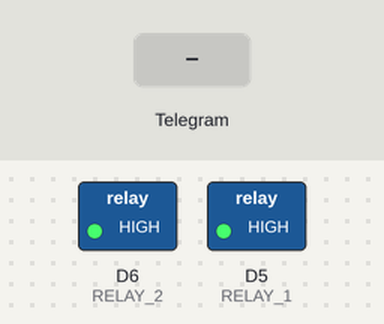
Bench run of a sketch on a simulated ESP8266 (NodeMCU). Shown: switched loads named in the sketch (green lamp = pin HIGH). Inputs (shaded band) come from the test bench. WiFi joins after 1.5 s; servers stay silent unless stated; not simulated (calls return 0 or success): secrets.h; what the sketch prints to the serial monitor is not drawn.

Above: at 3.7 s.
3.8 s: Telegram message "POWER ON 1" received
At 5.1 s:
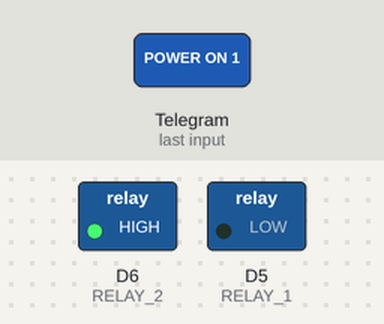
5.7 s: Telegram message "POWER ON 2" received
At 6.5 s:
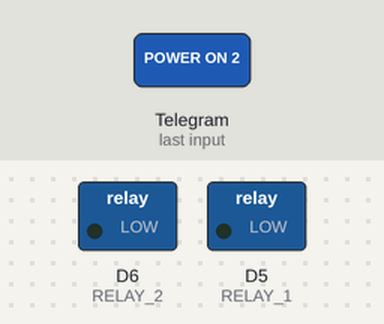
7.5 s: Telegram message "POWER OFF 1" received
At 9.0 s:
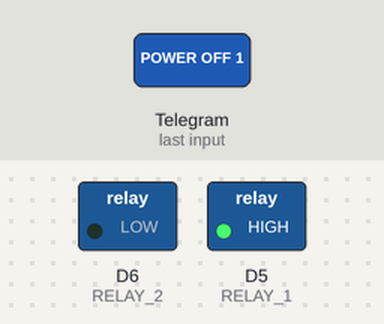
9.3 s: Telegram message "POWER OFF 2" received
At 10.4 s:
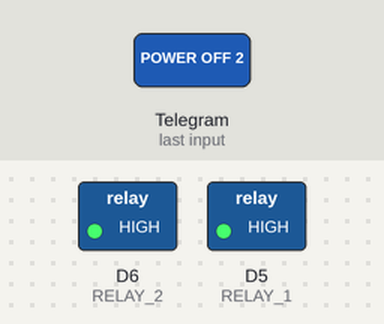
Timing chart, 0 to 12.1 s (numbered marks = the images above; inputs shaded):
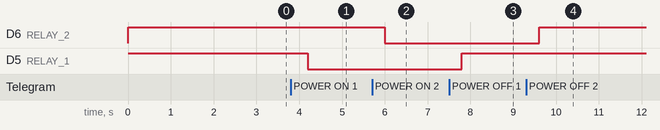

Measured:
- after the input at 3.8 s, D5 (RELAY_1): HIGH → LOW after 0.40 s
- after the input at 5.7 s, D6 (RELAY_2): HIGH → LOW after 0.30 s
- after the input at 7.5 s, D5 (RELAY_1): LOW → HIGH after 0.30 s
- after the input at 9.3 s, D6 (RELAY_2): LOW → HIGH after 0.30 s

The sketch:

wifi_relay_telegram_timersoff.ino
```cpp
/* WiFi STA Telegram */

#include <ESP8266WiFi.h>
#include <WiFiClientSecure.h>
#include <UniversalTelegramBot.h>
#include <Ticker.h>
#include "secrets.h"
#define RELAY_1 D5
#define RELAY_2 D6

volatile bool flag_i = false;
volatile bool flag_ip = false;
bool relay1 = true;
bool relay2 = true;
bool timer1_off_active = false;
bool timer2_off_active = false;
bool timer_update = false;
uint32_t timer1_off = 0;
uint32_t timer2_off = 0;
uint32_t timer1_off_end = 0;
uint32_t timer2_off_end = 0;
uint32_t next_timer_update = 0;
volatile uint16_t count = 0;
uint8_t t_s = 100;
String chat_id  = "";
String IP = "";
Ticker timer;

// Telegram bot client
WiFiClientSecure client_telegram;
UniversalTelegramBot bot(BOT_TOKEN, client_telegram);


// --------------------------
// Telegram
// --------------------------
void send_ReplyKeyboard() {
  String keyboard ="[[\"POWER ON 1\",\"POWER ON 2\"],[\"TIMER 1 OFF\",\"TIMER 2 OFF\"],[\"POWER OFF 1\",\"POWER OFF 2\"],[\"STATUS\"]]";
  bot.sendMessageWithReplyKeyboard(chat_id, "Control panel loaded.", "", keyboard, true, false, false);
}

void send_Timer1OffKeyboard() {
  String kb = "[[\"+1 MIN (T1 OFF)\",\"+10 MIN (T1 OFF)\"],[\"+1 HOUR (T1 OFF)\",\"TURN OFF (T1 OFF)\"],[\"BACK\"]]";
  bot.sendMessageWithReplyKeyboard(chat_id, "Timer 1 panel.", "", kb, true, false, false);
}

void send_Timer2OffKeyboard() {
  String kb = "[[\"+1 MIN (T2 OFF)\",\"+10 MIN (T2 OFF)\"],[\"+1 HOUR (T2 OFF)\",\"TURN OFF (T2 OFF)\"],[\"BACK\"]]";
  bot.sendMessageWithReplyKeyboard(chat_id, "Timer 2 panel.", "", kb, true, false, false);
}

void addTimer(bool &active, uint32_t &timer_var, uint32_t &timer_end, uint32_t amount, void (*action)()) {
  if(!active) timer_var = amount;
  else       timer_var += amount;

  timer_end = millis() +timer_var;
  active = true;
  action();

  timer_update = true;
  next_timer_update = millis() +5000;
  //bot.sendMessage(chat_id, "Timer OFF remaining " +formatTime(timer_end), "");
}

void stopTimer(bool &active, uint32_t &timer_ms, const char* msg) {
  active = false;
  timer_ms = 0;
  bot.sendMessage(chat_id, msg, "");
}

void checkTimer(bool &active, uint32_t &timer_ms, uint32_t &end, void (*action)(), const char* msg) {
  if (!active){
    timer_ms = 0;
    end      = 0;
    return;
  }

  if (millis() >= end) {
    active = false;
    timer_ms = 0;
    action();
    bot.sendMessage(chat_id, msg, "");
  }
}

String formatTime(uint32_t timer_end) {
  if (timer_end == 0 || millis() >= timer_end) return "00:00";
  uint32_t remaining_ms = timer_end -millis();
  uint32_t minutes      = remaining_ms/60000;
  uint32_t seconds      = (remaining_ms %60000)/1000;
  return String(minutes) + ":" + (seconds < 10 ? "0" : "") +String(seconds);
}

void check_telegram(){
  uint8_t num = bot.getUpdates(bot.last_message_received +1);
  if (num == 0) return;

  for (uint8_t i = 0; i < num; i++) {
    chat_id              = bot.messages[i].chat_id;
    String telegram_data = bot.messages[i].text;

    if (!flag_ip) {
      bot.sendMessage(chat_id, "WiFi connected IP " +IP, "");
      flag_ip = true;
    }

    // ====== MAIN KEYBOARD ======
    if (telegram_data == "/start") send_ReplyKeyboard();
    if (telegram_data == "POWER ON 1") activateRelay1();
    if (telegram_data == "POWER ON 2") activateRelay2();
    if (telegram_data == "POWER OFF 1") disableRelay1();
    if (telegram_data == "POWER OFF 2") disableRelay2();
    if (telegram_data == "STATUS") statusRelays();

    // ====== TIMER KEYBOARDS ======
    if (telegram_data == "TIMER 1 OFF") send_Timer1OffKeyboard();
    if (telegram_data == "TIMER 2 OFF") send_Timer2OffKeyboard();
    if (telegram_data == "BACK") send_ReplyKeyboard();

    // ====== TIMER 1 OFF ======
    if (telegram_data == "+1 MIN (T1 OFF)")  addTimer(timer1_off_active, timer1_off, timer1_off_end, 60UL*1000UL, activateRelay1);
    if (telegram_data == "+10 MIN (T1 OFF)") addTimer(timer1_off_active, timer1_off, timer1_off_end, 10UL*60UL*1000UL, activateRelay1);
    if (telegram_data == "+1 HOUR (T1 OFF)") addTimer(timer1_off_active, timer1_off, timer1_off_end, 60UL*60UL*1000UL, activateRelay1);
    if (telegram_data == "TURN OFF (T1 OFF)") stopTimer(timer1_off_active, timer1_off, "Timer 1 OFF stopped.");

    // ====== TIMER 2 OFF ======
    if (telegram_data == "+1 MIN (T2 OFF)")  addTimer(timer2_off_active, timer2_off, timer2_off_end, 60UL*1000UL, activateRelay2);
    if (telegram_data == "+10 MIN (T2 OFF)") addTimer(timer2_off_active, timer2_off, timer2_off_end, 10UL*60UL*1000UL, activateRelay2);
    if (telegram_data == "+1 HOUR (T2 OFF)") addTimer(timer2_off_active, timer2_off, timer2_off_end, 60UL*60UL*1000UL, activateRelay2);
    if (telegram_data == "TURN OFF (T2 OFF)") stopTimer(timer2_off_active, timer2_off, "Timer 2 OFF stopped.");
  }

  // ===== CHECK TIMERS =====
  checkTimer(timer1_off_active, timer1_off, timer1_off_end, disableRelay1, "Timer 1 OFF finished.");
  checkTimer(timer2_off_active, timer2_off, timer2_off_end, disableRelay2, "Timer 2 OFF finished.");
}


// --------------------------
// Relays
// --------------------------
void activateRelay1() {
  if (digitalRead(RELAY_1) == LOW) return;
  digitalWrite(RELAY_1, LOW);
  relay1 = false;
  bot.sendMessage(chat_id, "Relay 1 ON", "");
}

void activateRelay2() {
  if (digitalRead(RELAY_2) == LOW) return;
  digitalWrite(RELAY_2, LOW);
  relay2 = false;
  bot.sendMessage(chat_id, "Relay 2 ON", "");
}

void disableRelay1() {
  digitalWrite(RELAY_1, HIGH);
  relay1 = true;
  bot.sendMessage(chat_id, "Relay 1 OFF", "");
}

void disableRelay2() {
  digitalWrite(RELAY_2, HIGH);
  relay2 = true;
  bot.sendMessage(chat_id, "Relay 2 OFF", "");
}

void statusRelays() {
  String msg = "Relay 1 " +String(digitalRead(RELAY_1) == LOW ? "ON" : "OFF") +" | Timer OFF remaining " +formatTime(timer1_off_end);
  msg     += "\nRelay 2 " +String(digitalRead(RELAY_2) == LOW ? "ON" : "OFF") +" | Timer OFF remaining " +formatTime(timer2_off_end);
  bot.sendMessage(chat_id, msg, "");
}

void ICACHE_RAM_ATTR Timer_ISR() {
  flag_i = true;
}


// --------------------------
// Setup and Main
// --------------------------
void setup() {
  Serial.begin(115200);
  timer.attach_ms(t_s, Timer_ISR);

  pinMode(RELAY_1, OUTPUT);
  pinMode(RELAY_2, OUTPUT);
  digitalWrite(RELAY_1, HIGH);
  digitalWrite(RELAY_2, HIGH);

  // connect to WiFi
  WiFi.begin(HOME_SSID, HOME_PASSWORD);
  WiFi.setAutoReconnect(true);
  while (WiFi.status() != WL_CONNECTED){
    delay(1000);
  }
  Serial.println("[WiFi] Connected. ✔");
  IP = WiFi.localIP().toString();

  // Telegram client
  client_telegram.setInsecure();
  client_telegram.setBufferSizes(4096, 4096);
  if (client_telegram.connect("api.telegram.org", 443)) {
    Serial.println("[Telegram] Connected. ✔");
    bot.getUpdates(-1);
    bot.last_message_received = 0;
  } else {
    Serial.println("[Telegram] Failed to connect. ❌");
  }
}

void loop() {
  if (flag_i) {
    flag_i = false;
    count ++;

    if (!client_telegram.connected()) client_telegram.connect("api.telegram.org", 443);

    if (count >= 5){
      // Telegram
      count = 0;

      if (timer_update && millis() >= next_timer_update) {
        timer_update = false;
        statusRelays();
      }

      check_telegram();
    }
  }
}
```
